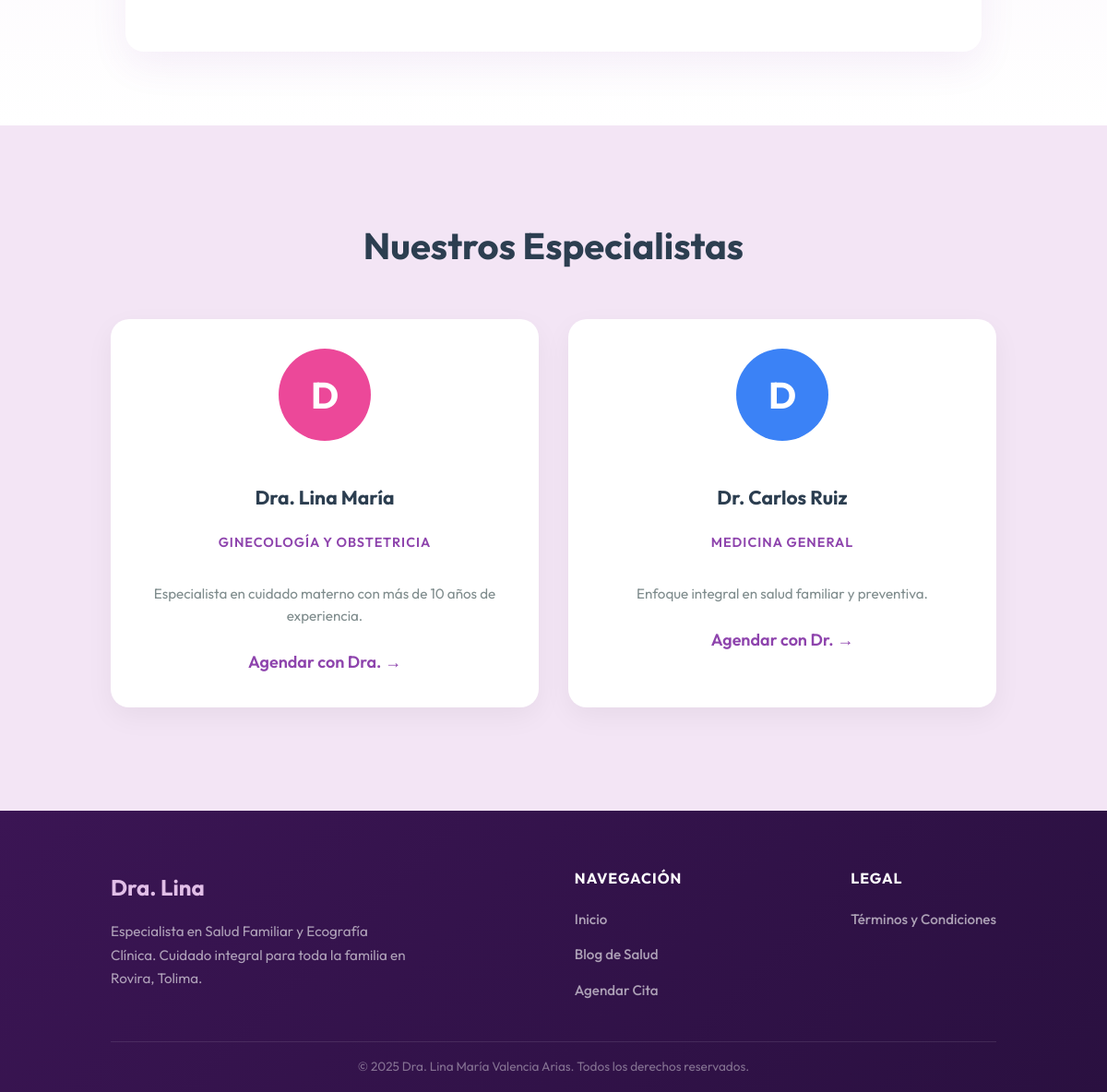
Before: / (lower part) with the older database file.
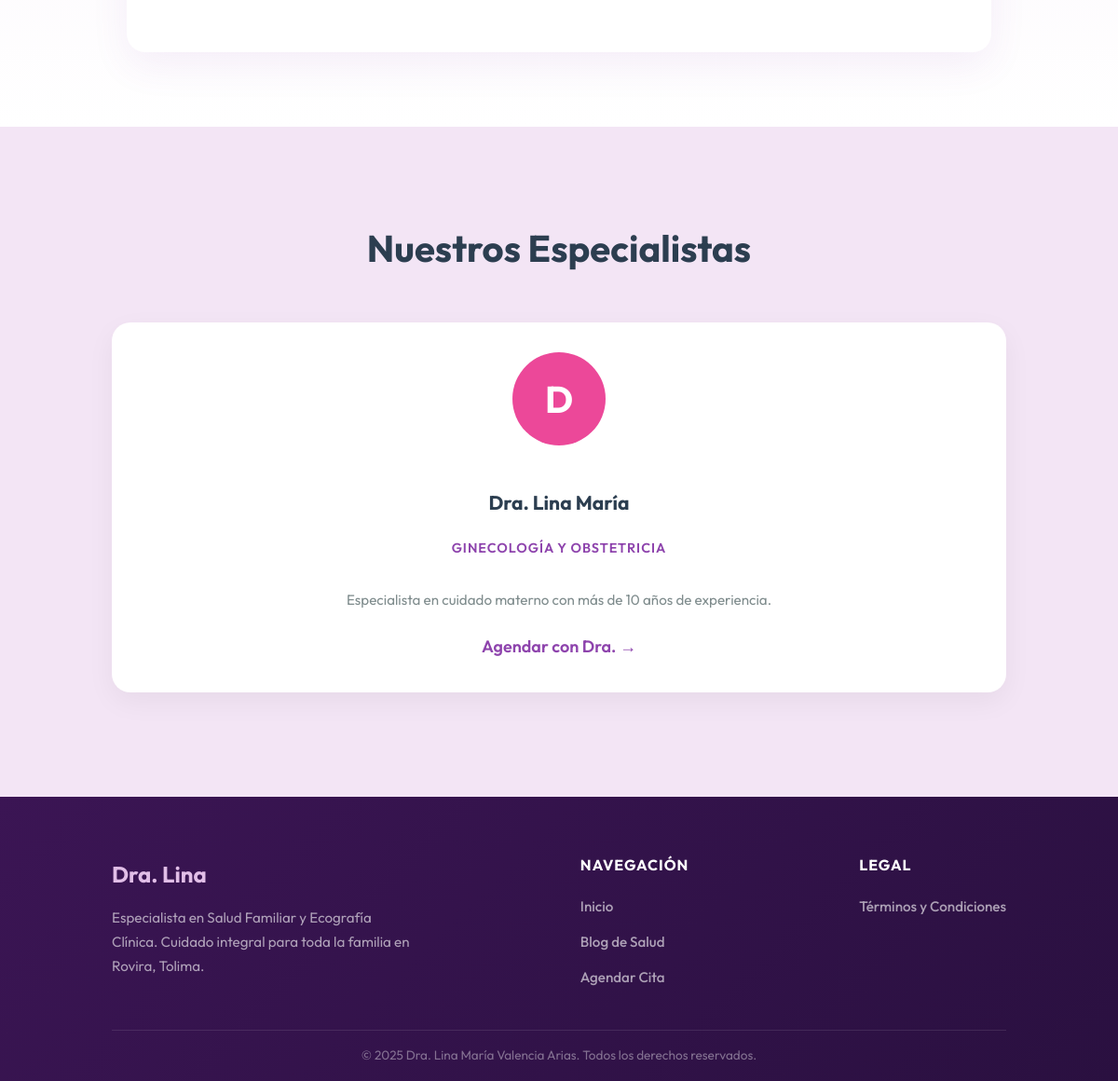
After: the same page with the newer database file.
### app/models.py (models this page shows)
class User(UserMixin, db.Model):
    id = db.Column(db.Integer, primary_key=True)
    username = db.Column(db.String(80), unique=True, nullable=False)
    password_hash = db.Column(db.String(200), nullable=False)
    role = db.Column(db.String(20), default='admin')

class DoctorProfile(db.Model):
    id = db.Column(db.Integer, primary_key=True)
    user_id = db.Column(db.Integer, db.ForeignKey('user.id'), nullable=False)
    name = db.Column(db.String(100), nullable=False, default='Doctor')
    specialty = db.Column(db.String(100), nullable=False)
    bio = db.Column(db.Text)
    color = db.Column(db.String(20), default='#3b82f6')
    user = db.relationship('User', backref=db.backref('doctor_profile', uselist=False))

### app/routes/public.py (the view)
@public_bp.route('/')
def index():
    from app.models import User, DoctorProfile
    doctors = User.query.join(DoctorProfile).filter(User.role == 'doctor').all()
    return render_template('public/index.html', doctors=doctors)

### app/templates/public/index.html (shortened to what this page needs)
<!DOCTYPE html>
<html lang="es">
<head>
    <link rel="stylesheet" href="{{ url_for('static', filename='css/style.css') }}">
</head>
<body>
    <main>
        <section class="historia-section">
            <div class="historia-content">
            </div>
        </section>
        <section class="specialists-section">
            <h2>Nuestros Especialistas</h2>
            <div class="specialists-grid">
                {% for doctor in doctors %}
                <div class="specialist-card">
                    <div class="spec-avatar" style="background: {{ doctor.doctor_profile.color }};">
                        {{ doctor.doctor_profile.name[0] }}
                    </div>
                    <h3>{{ doctor.doctor_profile.name }}</h3>
                    <div class="spec-role">{{ doctor.doctor_profile.specialty }}</div>
                    <p class="spec-bio">{{ doctor.doctor_profile.bio }}</p>
                    <a href="{{ url_for('public.reservar') }}" class="btn-link">Agendar con {{
                        doctor.doctor_profile.name.split()[0] }} →</a>
                </div>
                {% endfor %}
            </div>
        </section>
    </main>
    <footer class="site-footer">
        <div class="footer-content">
            <div class="footer-brand">
                <h3>Dra. Lina</h3>
                <p>Especialista en Salud Familiar y Ecografía Clínica. Cuidado integral para toda la familia en Rovira,
                    Tolima.</p>
            </div>
            <div class="footer-links">
                <h4>Navegación</h4>
                <ul>
                    <li><a href="{{ url_for('public.index') }}">Inicio</a></li>
                    <li><a href="{{ url_for('public.blog') }}">Blog de Salud</a></li>
                    <li><a href="{{ url_for('public.reservar') }}">Agendar Cita</a></li>
                </ul>
            </div>
            <div class="footer-legal">
                <h4>Legal</h4>
                <ul>
                    <li><a href="{{ url_for('public.terminos') }}">Términos y Condiciones</a></li>
                </ul>
            </div>
        </div>
        <div class="footer-bottom">
            <p>&copy; 2025 Dra. Lina María Valencia Arias. Todos los derechos reservados.</p>
        </div>
    </footer>
</body>
</html>

Changed rows visible on the page:
removed User: doctor_profile "D", doctor_profile.name "Dr. Carlos Ruiz", doctor_profile.specialty "MEDICINA GENERAL", doctor_profile.bio "Enfoque integral en salud familiar y preventiva.", doctor_profile.name "Dr."
